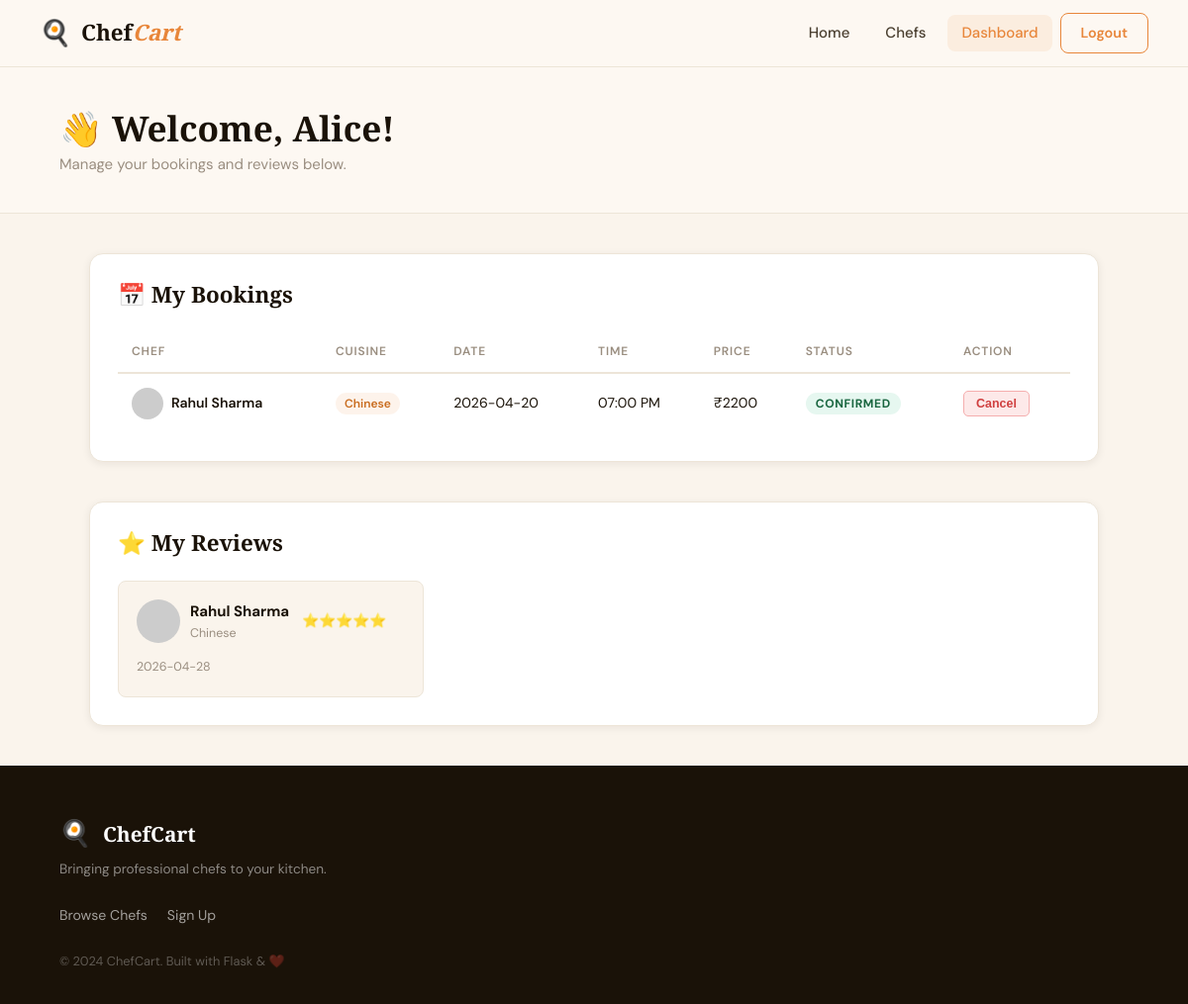
The page /dashboard (signed in) on the database its author committed.
### tables this page shows
CREATE TABLE user (
            id       INTEGER PRIMARY KEY AUTOINCREMENT,
            name     TEXT    NOT NULL,
            email    TEXT    NOT NULL UNIQUE,
            password TEXT    NOT NULL
        );

CREATE TABLE booking (
            id         INTEGER PRIMARY KEY AUTOINCREMENT,
            user_id    INTEGER NOT NULL REFERENCES user(id),
            chef_id    INTEGER NOT NULL REFERENCES chef(id),
            date       TEXT    NOT NULL,
            time_slot  TEXT    NOT NULL,
            status     TEXT    DEFAULT 'Confirmed',
            created_at TEXT    DEFAULT (datetime('now'))
        );

CREATE TABLE chef (
            id         INTEGER PRIMARY KEY AUTOINCREMENT,
            name       TEXT    NOT NULL,
            cuisine    TEXT    NOT NULL,
            experience INTEGER NOT NULL,
            price      REAL    NOT NULL,
            bio        TEXT    DEFAULT '',
            photo_url  TEXT    DEFAULT ''
        , email TEXT DEFAULT '', phone TEXT DEFAULT '', restaurant TEXT DEFAULT '');

CREATE TABLE review (
            id         INTEGER PRIMARY KEY AUTOINCREMENT,
            user_id    INTEGER REFERENCES user(id),
            chef_id    INTEGER NOT NULL REFERENCES chef(id),
            rating     INTEGER NOT NULL,
            comment    TEXT    DEFAULT '',
            created_at TEXT    DEFAULT (datetime('now'))
        );

### app.py (the view)
@app.route("/dashboard")
@login_required
def dashboard():
    uid  = session["user_id"]
    user = query("SELECT * FROM user WHERE id=?", (uid,), one=True)
    bookings = query("""
        SELECT b.*, c.name AS chef_name, c.cuisine, c.price, c.photo_url, c.id AS chef_id
        FROM booking b JOIN chef c ON c.id = b.chef_id
        WHERE b.user_id=? ORDER BY b.created_at DESC
    """, (uid,))
    reviews = query("""
        SELECT r.*, c.name AS chef_name, c.cuisine, c.photo_url
        FROM review r JOIN chef c ON c.id = r.chef_id
        WHERE r.user_id=? ORDER BY r.created_at DESC
    """, (uid,))
    return render_template("dashboard.html", user=user,
                           bookings=bookings, reviews=reviews)

### app.py (called while the page is built)
def get_db():
    conn = sqlite3.connect(DB_PATH)
    conn.row_factory = sqlite3.Row
    conn.execute("PRAGMA foreign_keys = ON")
    return conn

def query(sql, params=(), one=False):
    conn = get_db()
    cur  = conn.execute(sql, params)
    rows = cur.fetchall()
    conn.close()
    return (rows[0] if rows else None) if one else rows

def login_required(f):
    @wraps(f)
    def decorated(*args, **kwargs):
        if "user_id" not in session:
            flash("Please log in to continue.", "warning")
            return redirect(url_for("login"))
        return f(*args, **kwargs)
    return decorated

### templates/dashboard.html (shortened to what this page needs)
{% extends "base.html" %}
{% block content %}
<div class="page-header">
  <h1>👋 Welcome, {{ user['name'] }}!</h1>
  <p>Manage your bookings and reviews below.</p>
</div>
<div class="dashboard-layout">
  <section class="dash-section">
    <h2 class="dash-title">📅 My Bookings</h2>
    {% if bookings %}
    <div class="table-wrap">
      <table class="data-table">
        <thead>
          <tr><th>Chef</th><th>Cuisine</th><th>Date</th><th>Time</th><th>Price</th><th>Status</th><th>Action</th></tr>
        </thead>
        <tbody>
          {% for b in bookings %}
          <tr>
            <td>
              <a href="{{ url_for('chef_detail', chef_id=b['chef_id']) }}" class="table-chef-link">
                <img src="{{ b['photo_url'] }}" class="table-avatar" alt="{{ b['chef_name'] }}">
                {{ b['chef_name'] }}
              </a>
            </td>
            <td><span class="tag-sm">{{ b['cuisine'] }}</span></td>
            <td>{{ b['date'] }}</td>
            <td>{{ b['time_slot'] }}</td>
            <td>₹{{ b['price']|int }}</td>
            <td><span class="status-badge status-{{ b['status']|lower }}">{{ b['status'] }}</span></td>
            <td>
              {% if b['status'] == 'Confirmed' %}
              <form method="POST" action="{{ url_for('cancel_booking', booking_id=b['id']) }}" onsubmit="return confirm('Cancel this booking?')">
                <button type="submit" class="btn-danger-sm">Cancel</button>
              </form>
              {% else %}<span class="muted small">—</span>{% endif %}
            </td>
          </tr>
          {% endfor %}
        </tbody>
      </table>
    </div>
    {% else %}
    <div class="empty-state small-empty">
      <div class="empty-icon">📅</div>
      <p>No bookings yet. <a href="{{ url_for('chefs') }}">Find a chef →</a></p>
    </div>
    {% endif %}
  </section>
  <section class="dash-section">
    <h2 class="dash-title">⭐ My Reviews</h2>
    {% if reviews %}
    <div class="reviews-grid">
      {% for r in reviews %}
      <div class="review-card">
        <div class="review-card-header">
          <img src="{{ r['photo_url'] }}" class="sug-photo" alt="{{ r['chef_name'] }}">
          <div>
            <strong>{{ r['chef_name'] }}</strong>
            <span class="muted small">{{ r['cuisine'] }}</span>
          </div>
          <div class="review-stars">{% for i in range(1,6) %}{% if i <= r['rating'] %}⭐{% else %}☆{% endif %}{% endfor %}</div>
        </div>
        <span class="review-date muted small">{{ r['created_at'][:10] }}</span>
      </div>
      {% endfor %}
    </div>
    {% else %}
    <div class="empty-state small-empty">
      <div class="empty-icon">⭐</div>
      <p>No reviews yet. Book a chef and share your experience!</p>
    </div>
    {% endif %}
  </section>
</div>
{% endblock %}

### static/css/style.css (style rules this page uses)
:root { --saffron: #E8863A; --saffron-d: #C96D20; --cream: #FDF8F2; --warm-bg: #FAF4EC; --card-bg: #FFFFFF; --ink: #1A1208; --ink-light: #4A3F30; --muted: #9A8E80; --border: #EDE5D8; --success: #2D9E6B; --danger: #D04040; --shadow-sm: 0 2px 8px rgba(26,18,8,.07); --shadow-md: 0 6px 24px rgba(26,18,8,.10); --shadow-lg: 0 12px 48px rgba(26,18,8,.14); --radius: 14px; --radius-sm: 8px; --transition: 0.22s ease; }
*, *::before, *::after { box-sizing: border-box; margin: 0; padding: 0; }
html { scroll-behavior: smooth; }
body { font-family: 'DM Sans', sans-serif; background: var(--warm-bg); color: var(--ink); font-size: 15px; line-height: 1.65; min-height: 100vh; display: flex; flex-direction: column; }
h1,h2,h3 { font-family: 'Playfair Display', serif; line-height: 1.2; }
a { color: var(--saffron); text-decoration: none; }
img { display: block; }
.btn-danger-sm { padding: 5px 12px; font-size: .78rem; background: #FDE9E9; color: var(--danger); border: 1px solid #F5AEAE; border-radius: 5px; cursor: pointer; font-weight: 600; }
.page-header { background: var(--cream); border-bottom: 1px solid var(--border); padding: 40px 60px 36px; }
.page-header h1 { font-family: 'Playfair Display', serif; font-size: 2.2rem; }
.page-header p { color: var(--muted); margin-top: 4px; }
.muted { color: var(--muted); }
.review-stars { font-size: .85rem; }
.review-date { margin-left: auto; font-size: .78rem; }
.sug-photo { width: 44px; height: 44px; border-radius: 50%; object-fit: cover; }
.small { font-size: .78rem; }
.dashboard-layout { max-width: 1100px; margin: 0 auto; padding: 40px; display: flex; flex-direction: column; gap: 40px; }
.dash-section { background: var(--card-bg); border-radius: var(--radius); padding: 28px; border: 1px solid var(--border); box-shadow: var(--shadow-sm); }
.dash-title { font-family: 'Playfair Display', serif; font-size: 1.4rem; margin-bottom: 24px; }
.table-wrap { overflow-x: auto; }
.data-table { width: 100%; border-collapse: collapse; font-size: .88rem; }
.data-table th { text-align: left; padding: 10px 14px; font-size: .75rem; text-transform: uppercase; letter-spacing: .07em; color: var(--muted); border-bottom: 2px solid var(--border); font-weight: 600; white-space: nowrap; }
.data-table td { padding: 14px; border-bottom: 1px solid var(--border); vertical-align: middle; }
.data-table tr:last-child td { border-bottom: none; }
.table-chef-link { display: flex; align-items: center; gap: 8px; color: var(--ink); font-weight: 600; text-decoration: none; }
.table-avatar { width: 32px; height: 32px; border-radius: 50%; object-fit: cover; }
.tag-sm { background: rgba(232,134,58,.1); color: var(--saffron-d); font-size: .75rem; font-weight: 600; padding: 3px 9px; border-radius: 50px; }
.status-badge { font-size: .75rem; font-weight: 700; padding: 3px 10px; border-radius: 50px; text-transform: uppercase; letter-spacing: .05em; }
.status-confirmed { background: #E6F7F0; color: #1A6640; }
.reviews-grid { display: grid; grid-template-columns: repeat(auto-fill, minmax(260px, 1fr)); gap: 18px; }
.review-card { background: var(--warm-bg); border-radius: var(--radius-sm); padding: 18px; border: 1px solid var(--border); }
.review-card-header { display: flex; align-items: center; gap: 10px; margin-bottom: 10px; }
.review-card-header div { flex: 1; display: flex; flex-direction: column; }

### rows shown on the page
user: name "Alice"
booking: chef_name "Rahul Sharma", cuisine "Chinese", date "2026-04-20", time_slot "07:00 PM", price "2200", status "CONFIRMED"
review: chef_name "Rahul Sharma", cuisine "Chinese", rating 5 (drawn), created_at "2026-04-28"
